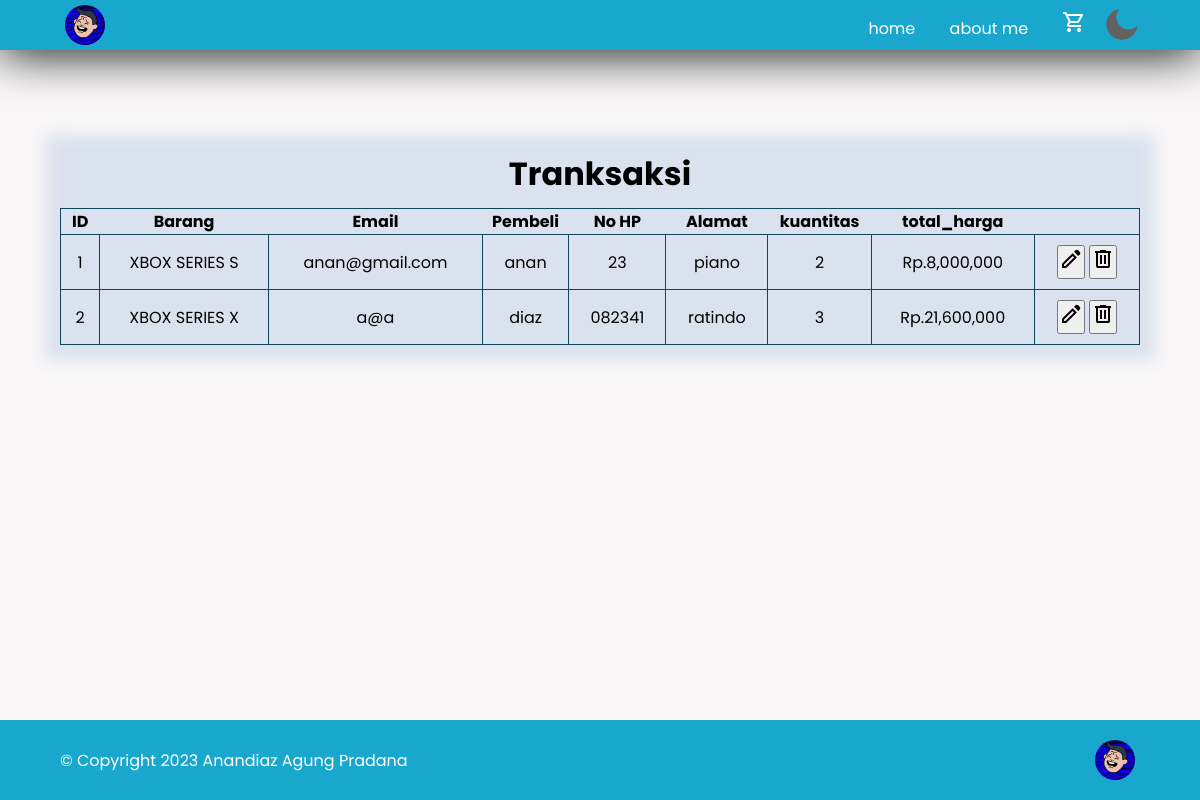
Screenshot of /views/history.php with the database file from the repository.
### tables this page shows
CREATE TABLE `tranksaksi` (
  `id` int(11) NOT NULL,
  `barang` varchar(50) NOT NULL,
  `email` varchar(50) NOT NULL,
  `pembeli` varchar(50) NOT NULL,
  `no_hp` varchar(20) NOT NULL,
  `alamat` varchar(200) NOT NULL,
  `kuantitas` int(11) NOT NULL,
  `total_harga` int(30) NOT NULL
);

### views/history.php (the view, shortened to what this page needs)
<?php
    require "../connection/conn.php";
    $result = mysqli_query($conn, "SELECT * FROM tranksaksi");
    $tranksaksi = [];
    while ($row = mysqli_fetch_assoc($result)) {
        $tranksaksi[] = $row;
    }
?>
<!DOCTYPE html>
<html lang="en">
<head>
    <link rel="stylesheet" href="../style/style.css">
    <link rel="stylesheet" href="../style/table.css">
</head>
<body>
    <nav class="navbar" style="margin-bottom: 100px;">
        <div class="logo">
            <img src="../img/profil.png"alt="">
        </div>
        <div class="nav-content">
            <div class="nav-items">
                <a href="index.php">home</a>
                <a href="#" id="profil">about me</a>
                <a href="#"><img src="../img/cart_light.png" id="cart" alt=""></a>
            </div>
            <img src="../img/moon.png" id="dark-icon">
        </div>
    </nav>
    <div class="container">
        <div class="title" style="margin-bottom: 10px;">
        <h1>Tranksaksi</h1>
        </div>
        <div class="content">
                <table>
                    <thead>
                        <tr>
                            <th>ID</th>
                            <th>Barang</th>
                            <th>Email</th>
                            <th>Pembeli</th>
                            <th>No HP</th>
                            <th>Alamat</th>
                            <th>kuantitas</th>
                            <th>total_harga</th>
                        </tr>
                    </thead>
                    <tbody>
                        <?php $i = 1; foreach ($tranksaksi as $tks) :?>
                        <tr>
                            <td><?php echo $i; ?></td>
                            <td><?php echo $tks['barang']; ?></td>
                            <td><?php echo $tks['email']; ?></td>
                            <td><?php echo $tks['pembeli']; ?></td>
                            <td><?php echo $tks['no_hp']; ?></td>
                            <td><?php echo $tks['alamat']; ?></td>
                            <td><?php echo $tks['kuantitas']; ?></td>
                            <td><?php echo 'Rp.'.number_format($tks['total_harga']); ?></td>
                            <td class="action">
                                <a href="ubah.php?id=<?php echo $tks['id']?>"><button class="edit-btn"><svg xmlns="http://www.w3.org/2000/svg" height="24" viewBox="0 -960 960 960" width="24" fill="black"><path d="M200-200h56l345-345-56-56-345 345v56Zm572-403L602-771l56-56q23-23 56.5-23t56.5 23l56 56q23 23 24 55.5T829-660l-57 57Zm-58 59L290-120H120v-170l424-424 170 170Zm-141-29-28-28 56 56-28-28Z"/></svg></button></a>
                                <a href="hapus.php?id=<?php echo $tks['id']?>"><button class="delete-btn" onclick="confirm('Yakin ingin menghapus pesanan <?php echo $tks['id']?>?')"><svg xmlns="http://www.w3.org/2000/svg" height="24" viewBox="0 -960 960 960" width="24" fill="black"><path d="M280-120q-33 0-56.5-23.5T200-200v-520h-40v-80h200v-40h240v40h200v80h-40v520q0 33-23.5 56.5T680-120H280Zm400-600H280v520h400v-520ZM360-280h80v-360h-80v360Zm160 0h80v-360h-80v360ZM280-720v520-520Z"/></svg></button></a>
                            </td>
                        </tr>
                        <?php $i++; endforeach; ?>
                    </tbody>
                </table>
        </div>
    </div>
    <footer>
        <p>© Copyright 2023 Anandiaz Agung Pradana</p>
        <div class="logo">
            <img src="../img/profil.png"alt="">
        </div>
    </footer>
</body>
</html>

### style/style.css (style rules this page uses)
* { margin: 0px; padding: 0px; scroll-behavior: smooth; font-family: 'Poppins', sans-serif; }
body { background-color: #F9F7F7; }
.navbar { background-color: #19A7CE; display: flex; justify-content:space-between; align-items: center; padding-left: 5vw; padding-right: 5vw; box-shadow: 0 2px 50px 0 black; }
.logo img { height: 40px; border-radius: 50px; }
.logo { display: flex; align-items: center; margin: 5px; }
.nav-items a { padding: 15px; color: white; text-decoration: none; }
.nav-content { display: flex; align-items: center; }
#dark-icon { height: 40px; cursor: pointer; }
#cart { color: white; }
.container { margin-left:5vw; margin-right: 5vw; background-color: #DBE2EF; box-shadow: 0 0 15px 15px #DBE2EF; }
.title { display: flex; flex-direction: column; justify-content: center; align-items: center; }
footer { margin-top: 100px; background-color: #19A7CE; height: 10vh; padding-left: 5vw; padding-right: 5vw; display: flex; justify-content: space-between; align-items: center; }
footer p { color: white; }

### style/table.css (style rules this page uses)
.content { display: flex; justify-content: center; }
body { bottom: 0; height: 100vh; }
footer { position: absolute; left: 0; bottom: 0; right: 0; }
table { width: 100%; border: 1px solid #0f4658; border-collapse: collapse; text-align: center; }
td { border: 1px solid #0f4658; padding: 10px; }

### rows the page displays
tranksaksi: barang "XBOX SERIES S", email "anan@gmail.com", pembeli "anan", no_hp "23", alamat "piano", kuantitas "2", total_harga "8,000,000"
tranksaksi: barang "XBOX SERIES X", email "a@a", pembeli "diaz", no_hp "082341", alamat "ratindo", kuantitas "3", total_harga "21,600,000"
